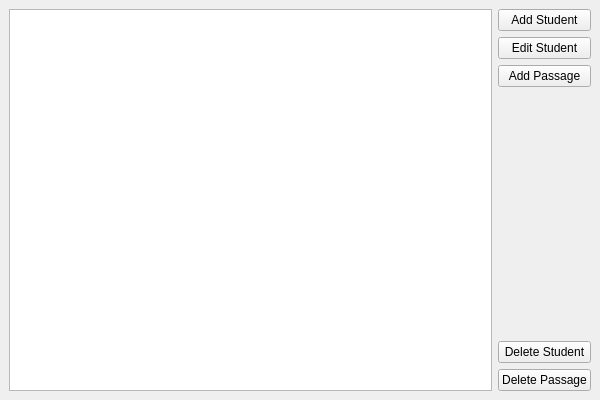
<?xml version="1.0" encoding="UTF-8"?>
<ui version="4.0">
    <class>winSelectStudent</class>
    <widget class="QMainWindow" name="winSelectStudent">
        <property name="geometry">
            <rect>
                <x>0</x>
                <y>0</y>
                <width>600</width>
                <height>400</height>
            </rect>
        </property>
        <property name="focusPolicy">
            <enum>Qt::NoFocus</enum>
        </property>
        <property name="windowTitle">
            <string>Select a Student</string>
        </property>
        <widget class="QWidget" name="centralwidget">
            <layout class="QGridLayout" name="gridLayout">
                <item row="0" column="1">
                    <layout class="QVBoxLayout" name="verticalLayout">
                        <item>
                            <widget class="QPushButton" name="btnAddStudent">
                                <property name="text">
                                    <string>Add Student</string>
                                </property>
                            </widget>
                        </item>
                        <item>
                            <widget class="QPushButton" name="btnEditStudent">
                                <property name="text">
                                    <string>Edit Student</string>
                                </property>
                            </widget>
                        </item>
                        <item>
                            <widget class="QPushButton" name="btnAddPassage">
                                <property name="text">
                                    <string>Add Passage</string>
                                </property>
                            </widget>
                        </item>
                        <item>
                            <spacer name="verticalSpacer">
                                <property name="orientation">
                                    <enum>Qt::Vertical</enum>
                                </property>
                                <property name="sizeHint" stdset="0">
                                    <size>
                                        <width>20</width>
                                        <height>40</height>
                                    </size>
                                </property>
                            </spacer>
                        </item>
                        <item>
                            <widget class="QPushButton" name="btnDeleteStudent">
                                <property name="text">
                                    <string>Delete Student</string>
                                </property>
                            </widget>
                        </item>
                        <item>
                            <widget class="QPushButton" name="btnDeletePassage">
                                <property name="text">
                                    <string>Delete Passage</string>
                                </property>
                            </widget>
                        </item>
                    </layout>
                </item>
                <item row="0" column="0">
                    <layout class="QVBoxLayout" name="verticalLayout_2">
                        <item>
                            <widget class="QListWidget" name="lstStudents">
                                <property name="alternatingRowColors">
                                    <bool>true</bool>
                                </property>
                                <property name="sortingEnabled">
                                    <bool>false</bool>
                                </property>
                            </widget>
                        </item>
                    </layout>
                </item>
            </layout>
        </widget>
        <action name="actionNew_Student">
            <property name="text">
                <string>New Student</string>
            </property>
        </action>
        <action name="actionNew_Passage">
            <property name="text">
                <string>New Passage</string>
            </property>
        </action>
        <action name="actionExit">
            <property name="text">
                <string>Exit</string>
            </property>
        </action>
    </widget>
    <resources/>
    <connections/>
</ui>
